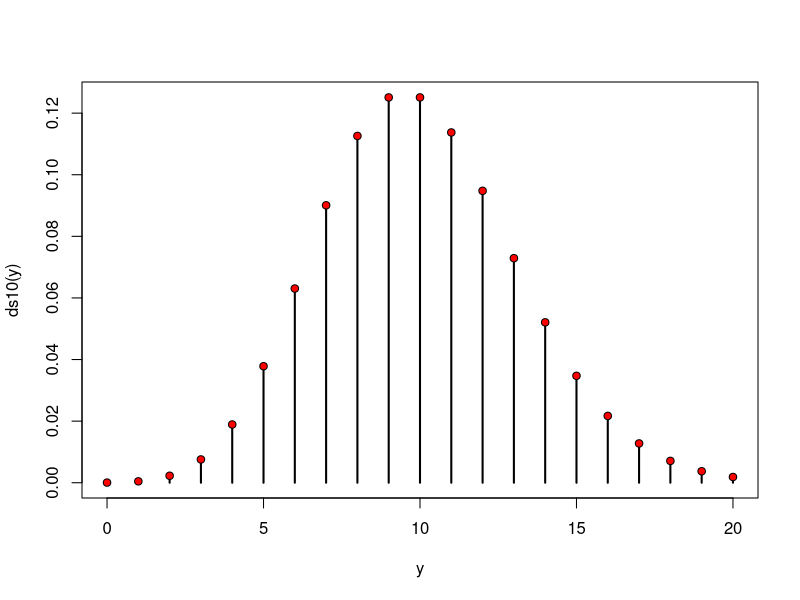
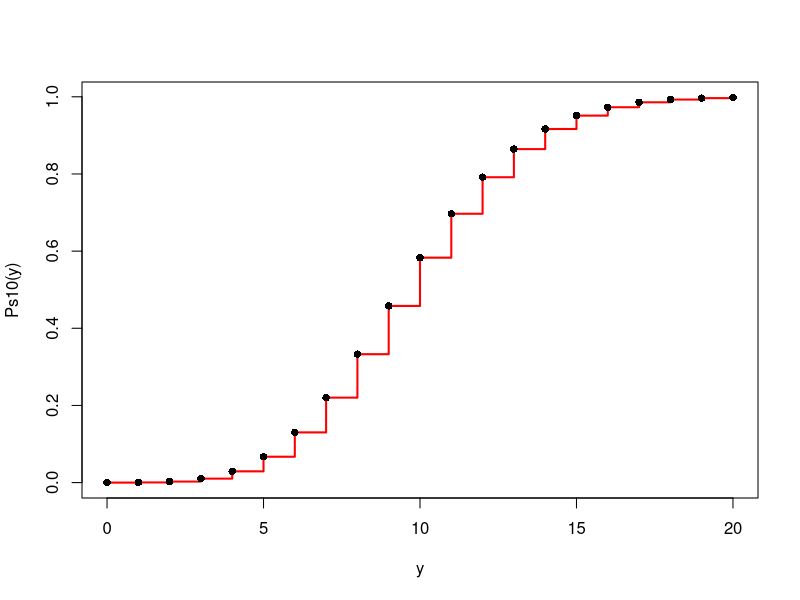
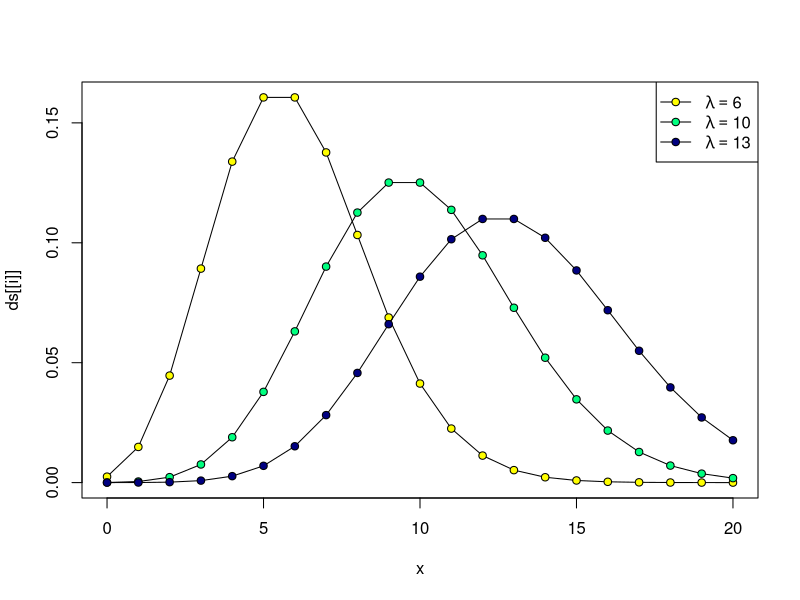
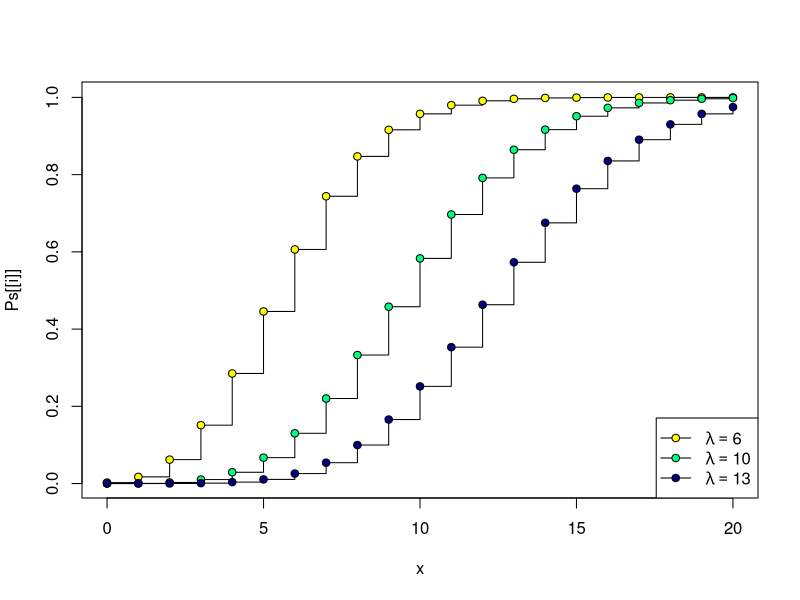

Write R code to recreate these figures, in order.
## Poisson distributions

x <- 0:20
ds10 <- dpois(x, 10)
plot(x=x, y=ds10, type="h", lwd=2, xlab="y", ylab="ds10(y)")
# Por claridad se agregan puntos al grafico:
points(x, ds10, pch=21, bg="red")

Ps10A <- Reduce('+', ds10, accumulate=T)
Ps10 <- ppois(x, 10)

plot(x, Ps10, type="s", col="red", lwd=2, xlab="y", ylab="Ps10(y)") 
points(x, Ps10, pch=16)


cc <- c("yellow", "springgreen", "navyblue")
lambdas <- c(6, 10, 13)
Ps <- as.data.frame(lapply(lambdas, function(ll) ppois(x, ll)))
ds <- as.data.frame(lapply(lambdas, function(ll) dpois(x, ll)))
names(Ps) <- lambdas
names(ds) <- lambdas
funcs <- list(plot, lines)

for (i in 1:3) {
    ff <- funcs[[1+(i!=1)]]
    ff(x,ds[[i]], type="o", pch=21,bg=cc[i])
}

# Construccion de una expresion para las pintar
# los simbolos correspondientes a lambda

qq <-as.expression(lapply(lambdas, function(x) bquote(lambda==.(x))))

legend("topright", 
       legend=qq,
       lty=1, pch=21, pt.bg=cc)

for (i in 1:3) {
    ff <- funcs[[1+(i!=1)]]
    ff(x,Ps[[i]], type="s")
    points(x,Ps[[i]],pch=21,bg=cc[i])
}
legend("bottomright", 
       legend=qq,
       lty=1, pch=21, pt.bg=cc)

lapply(lambdas, function(ll) 1-ppois(14, ll))

lapply(lambdas, function(ll) ppois(14, ll, lower.tail=F))


